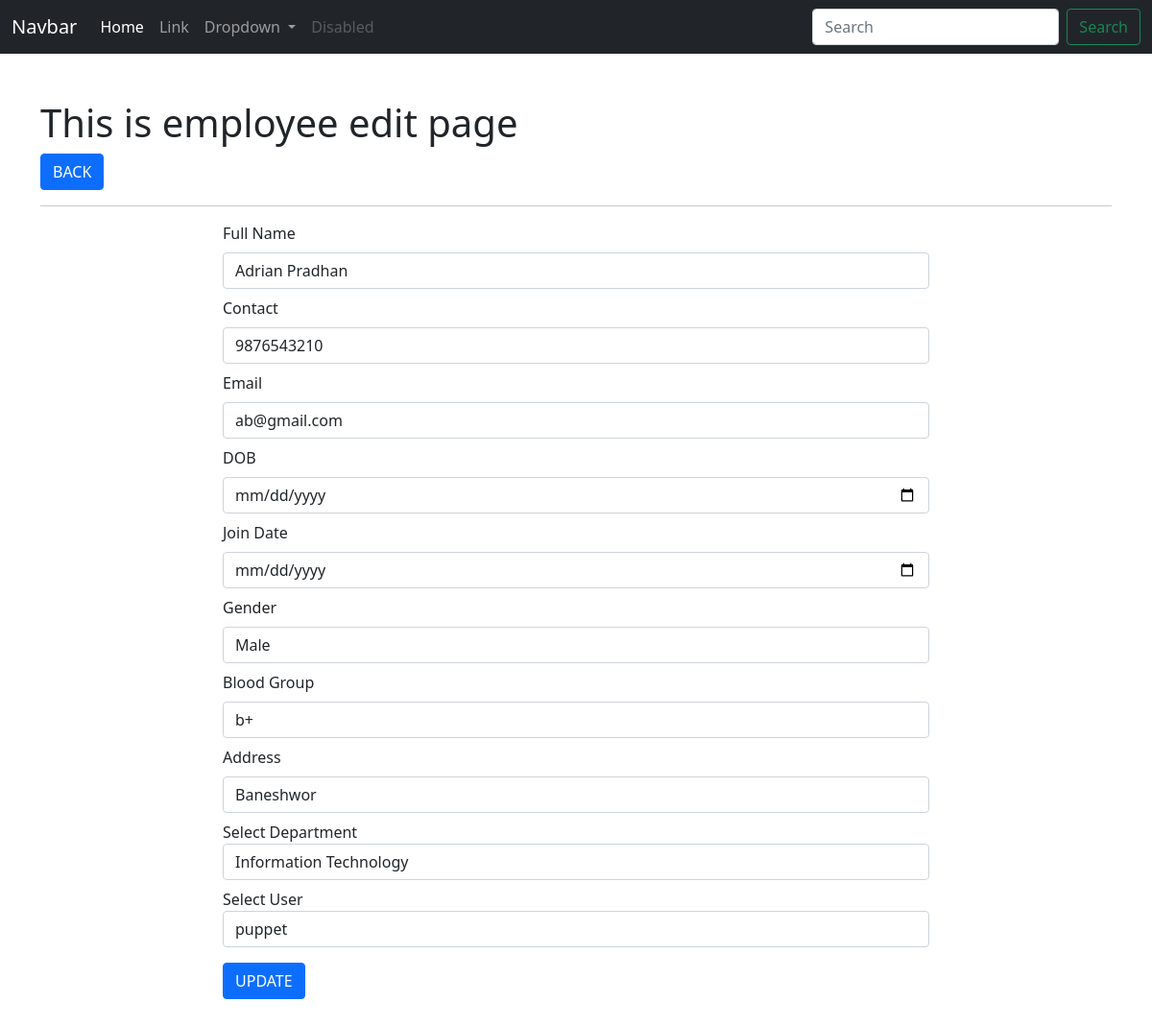
The page /employee/edit/5/ on the database its author committed.
### app_employeewebsite/models.py (models this page shows, shortened)
class Employee(models.Model):
    full_name = models.CharField(max_length=255)
    contact = models.CharField(max_length=255)
    email = models.EmailField()
    dob = models.DateField()
    join_date = models.DateField()
    gender = models.CharField(max_length=255)
    blood_group = models.CharField(max_length=255)
    address = models.CharField(max_length=255)
    user = models.ForeignKey(User, on_delete=models.CASCADE)
    department = models.ForeignKey(Department, on_delete=models.CASCADE)
    class Meta:
        db_table = 'app_employee'

### app_employeewebsite/views.py (the view)
# urls.py: path('employee/edit/<int:id>/', views.employee_edit, name='emp-edit'),
def employee_edit(request, id):
    data = Employee.objects.get(id=id)
    department = Department.objects.all()
    user = User.objects.all()
    context = {"data": data, "department": department, "user": user}
    return render(request, 'employees/edit_employee.html', context)

### templates/employees/edit_employee.html (shortened to what this page needs)
{% extends 'layouts/master.html' %}
{% block content %}
<div class="container mt-5 mb-5">
    <h1>This is employee edit page</h1>
    <a href="{% url 'emp-index' %}" class="btn btn-primary">BACK</a>
    <hr>
    <div class="row">
        <div class="col-md-2"></div>
        <div class="col-md-8">
            <form action="{% url 'emp-update' %}" method="post">
                <div class="form-group mb-2">
                    <label class="mb-2">Full Name</label>
                    <input
                        type="text"
                        class="form-control"
                        name="full_name"
                        value="{{ data.full_name }}"
                    >
                </div>
                <div class="form-group mb-2">
                    <label class="mb-2">Contact</label>
                    <input
                        type="text"
                        class="form-control"
                        name="contact"
                        value="{{ data.contact }}"
                    >
                </div>
                <div class="form-group mb-2">
                    <label class="mb-2">Email</label>
                    <input
                        type="email"
                        class="form-control"
                        name="email"
                        value="{{ data.email }}"
                    >
                </div>
                <div class="form-group mb-2">
                    <label class="mb-2">DOB</label>
                    <input
                        type="date"
                        class="form-control"
                        name="dob"
                        value="{{ data.dob }}"
                    >
                </div>
                <div class="form-group mb-2">
                    <label class="mb-2">Join Date</label>
                    <input
                        type="date"
                        class="form-control"
                        name="join_date"
                        value="{{ data.join_date }}"
                    >
                </div>
                <div class="form-group mb-2">
                    <label class="mb-2">Gender</label>
                    <input
                        type="text"
                        class="form-control"
                        name="gender"
                        value="{{ data.gender }}"
                    >
                </div>
                <div class="form-group mb-2">
                    <label class="mb-2">Blood Group</label>
                    <input
                        type="text"
                        class="form-control"
                        name="blood_group"
                        value="{{ data.blood_group }}"
                    >
                </div>
                <div class="form-group mb-2">
                    <label class="mb-2">Address</label>
                    <input
                        type="text"
                        class="form-control"
                        name="address"
                        value="{{ data.address }}"
                    >
                </div>
                <div class="form-group mb-2">
                    <label>Select Department</label>
                    <select name="department" class="form-control">
                        {% for val in department %}
                        <option value="{{ val.id }}">{{ val.department_name }}</option>
                        {% endfor %}
                    </select>
                </div>
                <div class="form-group mb-2">
                    <label>Select User</label>
                    <select name="user" class="form-control">
                        {% for val in user %}
                        <option value="{{ val.id }}">{{ val.username }}</option>
                        {% endfor %}
                    </select>
                </div>
                <input type="submit" class="btn btn-primary mt-2" value="UPDATE">
            </form>
        </div>
        <div class="col-md-2"></div>
    </div>
</div>
{% endblock %}

### rows shown on the page
Employee: full_name "Adrian Pradhan", contact "9876543210", email "ab@gmail.com", gender "Male", blood_group "b+", address "Baneshwor"

### other values the page prints
form field department "Information Technology"
form field user "puppet"
